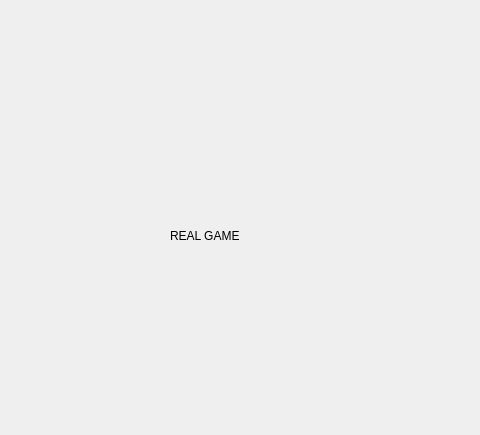
<?xml version="1.0" encoding="UTF-8"?>
<ui version="4.0">
 <class>IntroductionWindow</class>
 <widget class="QWidget" name="IntroductionWindow">
  <property name="geometry">
   <rect>
    <x>0</x>
    <y>0</y>
    <width>480</width>
    <height>435</height>
   </rect>
  </property>
  <property name="windowTitle">
   <string>Form</string>
  </property>
  <widget class="QLabel" name="label">
   <property name="geometry">
    <rect>
     <x>170</x>
     <y>220</y>
     <width>111</width>
     <height>31</height>
    </rect>
   </property>
   <property name="text">
    <string>REAL GAME</string>
   </property>
  </widget>
 </widget>
 <resources/>
 <connections/>
</ui>
